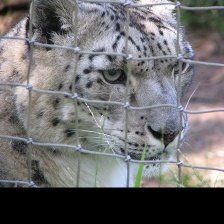
#> input picture images/n02120997_10.JPEG, 224 x 224 px, found by its file name; its folder holds only this picture in this run
$ python sizes.py   (older library calls are emulated)
#> lines starting #> are read from the running program, lines starting #| are printed output that depends on the picture
import cv2
import os
import numpy as np
from skimage.measure import block_reduce

HEIGHT = 224
WIDTH = 224


for count, file in enumerate(os.listdir('/Users/sinhasam/Documents/lua/Ganerator/images')):
	finalImage = np.zeros((HEIGHT, WIDTH, 3))
	if not file.endswith('.JPEG'):
		continue

	filename = str(file)
	imgArray = cv2.imread(filename)
#> imgArray is the input picture: shape (224, 224, 3); mean B, G, R 111.6, 110.4, 111.3

	imgArray = block_reduce(imgArray, block_size = (2,2,1), func = np.mean)
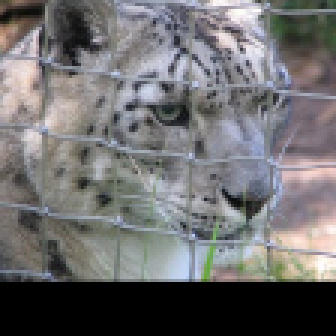
#> imgArray: shape (112, 112, 3) float64 (shown 3 times larger); mean B, G, R 111.6, 110.4, 111.3

	tempImg = np.zeros((HEIGHT, imgArray.shape[1], 3), dtype = np.int)
	imageHeight = imgArray.shape[0]
#> imageHeight = 112
	imageWidth = imgArray.shape[1]
#> imageWidth = 112
	if imageHeight > HEIGHT:
		if imageWidth > WIDTH:
			finalImage = imgArray[:HEIGHT, :WIDTH, :]
		elif imageWidth < WIDTH:
			finalImage[:HEIGHT, :imageWidth, :] = imgArray[:HEIGHT, :imageWidth, :]
		else:
			finalImage = imgArray

		# tempImg = imgArray[diffHeightTop : imgArray.shape[0] - diffHeightBottom + 3][:][:]

	elif imageHeight < HEIGHT:
		if imageWidth > WIDTH:
			finalImage[:imageHeight, : WIDTH, :] = imgArray[:imageHeight, :WIDTH, :]
		elif imageWidth < WIDTH:
			finalImage[:imageHeight, :imageWidth,:] = imgArray
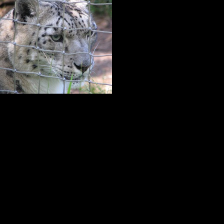
#> finalImage: shape (224, 224, 3) float64; mean B, G, R 27.9, 27.6, 27.8
		else:
			finalImage = imgArray
	else:
		finalImage = imgArray


	print(count)

	cv2.imwrite(filename, finalImage)

$ run again, on images/n02120997_10715.JPEG
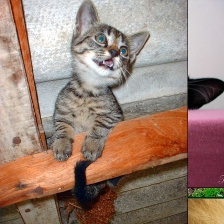
#> input picture images/n02120997_10715.JPEG, 224 x 224 px, found by its file name
#> imgArray is the input picture: shape (224, 224, 3); mean B, G, R 118.6, 131.5, 156.3
#> `imgArray = block_reduce(imgArray, block_size = (2,2,1), func = np.mean)`:
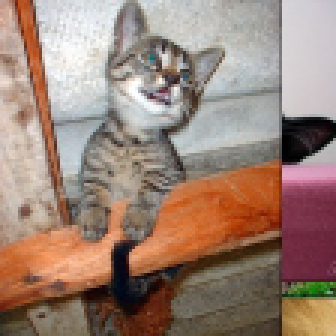
#> imgArray: shape (112, 112, 3) float64 (shown 3 times larger); mean B, G, R 118.6, 131.5, 156.3
#> `finalImage[:imageHeight, :imageWidth,:] = imgArray`:
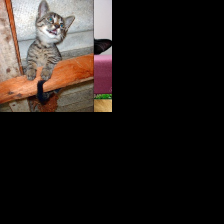
#> finalImage: shape (224, 224, 3) float64; mean B, G, R 29.6, 32.9, 39.1

$ run again, on images/n02120997_11009.JPEG
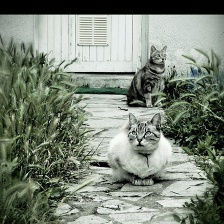
#> input picture images/n02120997_11009.JPEG, 224 x 224 px, found by its file name
#> imgArray is the input picture: shape (224, 224, 3); mean B, G, R 119, 132.3, 122.9
#> `imgArray = block_reduce(imgArray, block_size = (2,2,1), func = np.mean)`:
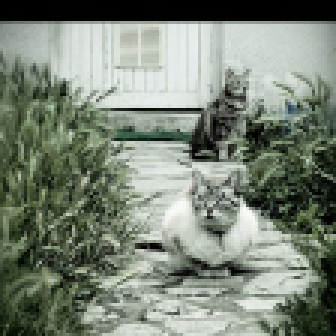
#> imgArray: shape (112, 112, 3) float64 (shown 3 times larger); mean B, G, R 119, 132.3, 122.9
#> `finalImage[:imageHeight, :imageWidth,:] = imgArray`:
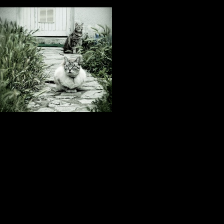
#> finalImage: shape (224, 224, 3) float64; mean B, G, R 29.8, 33.1, 30.7

$ run again, on images/n02120997_10094.JPEG
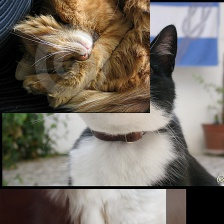
#> input picture images/n02120997_10094.JPEG, 224 x 224 px, found by its file name
#> imgArray is the input picture: shape (224, 224, 3); mean B, G, R 101.5, 110.8, 118.8
#> `imgArray = block_reduce(imgArray, block_size = (2,2,1), func = np.mean)`:
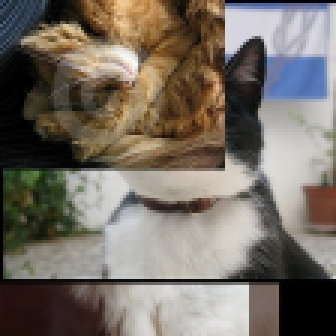
#> imgArray: shape (112, 112, 3) float64 (shown 3 times larger); mean B, G, R 101.5, 110.8, 118.8
#> `finalImage[:imageHeight, :imageWidth,:] = imgArray`:
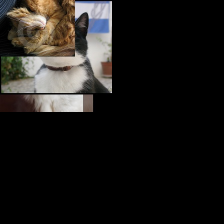
#> finalImage: shape (224, 224, 3) float64; mean B, G, R 25.4, 27.7, 29.7
